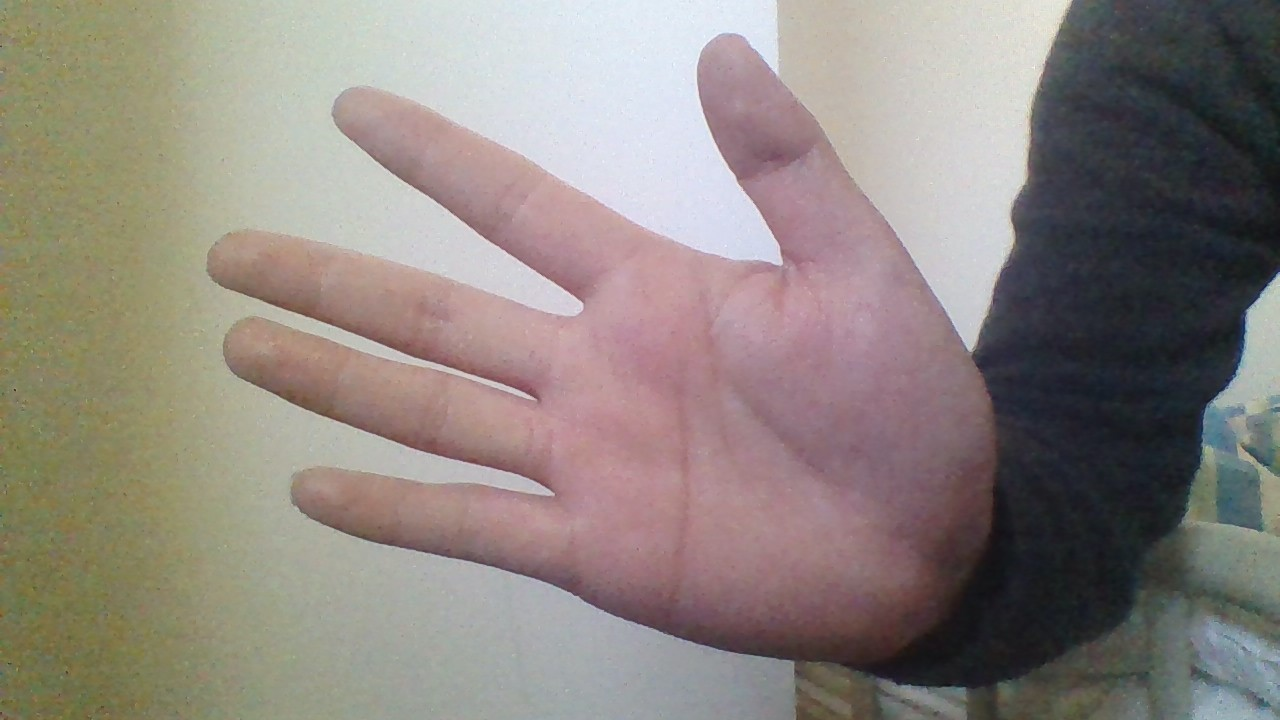
#> input picture hand.jpg, 1280 x 720 px
$ python -i image_segment.py   (imports and definitions only)   (older library calls are emulated)
#> lines starting #> are read from the running program, lines starting #| are printed output that depends on the picture; after the words box and inside, x2 and y2 are one past the last pixel; in counts of white or black regions, pixels touching at a corner belong together
#> further down, picture is the input picture: shape (720, 1280, 3); mean B, G, R 127.6, 133.4, 142
'''
This script is used to segment the hand from the video stream with the skin color and track the touch position

It includes:
1. Use Otsu threshold to segment the hand part
2. Use Convexity Defects to get touch point
3. Draw the movements in a drawing board
'''


def threshold_masking(bgr_img):
    """Get the mask for the bgr_img
    1. Use Otsu thresholding
    2. Erode and dilate to remove noise
    3. Get the area with the max contour

    Arguments:
        bgr_img {np.array} -- [BGR Image]

    Returns:
        mask [np.array] -- [0/255 Mask]
        max_contour [3-d array] -- [The contour of the mask]
        masked_image [np.array] -- [Adopt the mask to the input bgr image]
    """
    # Convert to YCrCb
    img_ycrcb = cv2.cvtColor(bgr_img, cv2.COLOR_BGR2YCR_CB)
#> img_ycrcb: shape (720, 1280, 3); mean of channels 0, 1, 2 135.3, 132.7, 123.6

    # Otsu Thresholding
    _, mask = cv2.threshold(img_ycrcb[:, :, 1], 0, 255,
                            cv2.THRESH_BINARY | cv2.THRESH_OTSU)
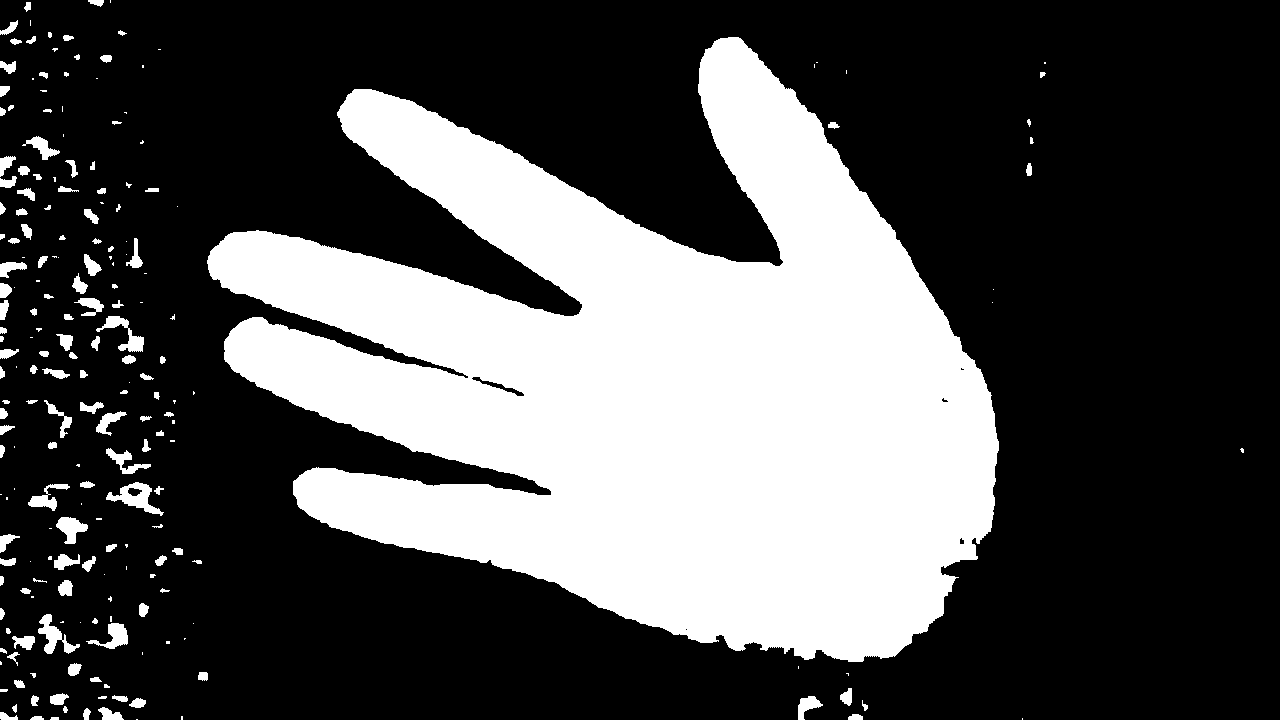
#> mask: shape (720, 1280); 31.4% white; 213 white regions (75 under 20 px), largest, box (x1, y1, x2, y2) and area: (207, 37, 999, 662) 274361, (106, 482, 164, 516) 741, (38, 614, 80, 654) 615

    # Erode or dilate the edges that has been removed
    kernel_size = min(bgr_img.shape[0], bgr_img.shape[1]) // 50
#> kernel_size = 14
    element = cv2.getStructuringElement(cv2.MORPH_RECT,
                                        (kernel_size, kernel_size))
    mask = cv2.erode(mask, element)
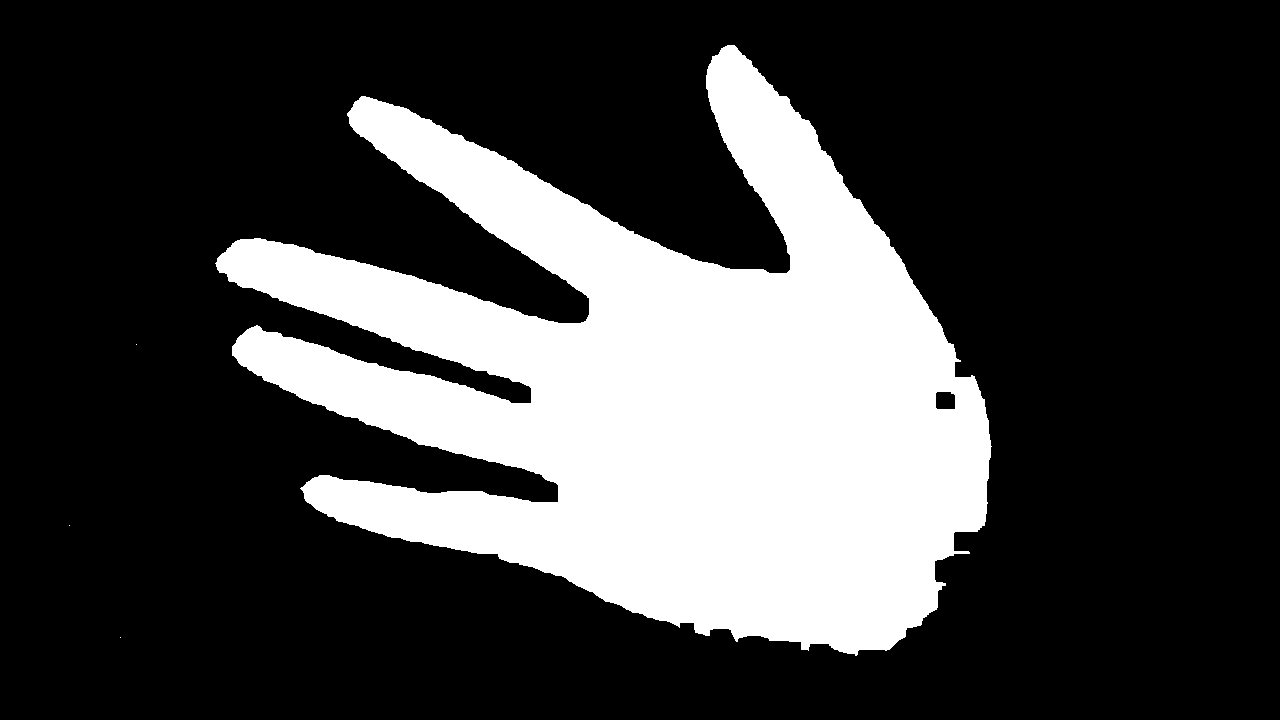
#> mask: shape (720, 1280); 25.8% white; 4 white regions (3 under 20 px), largest, box (x1, y1, x2, y2) and area: (215, 45, 992, 656) 238211
    mask = cv2.dilate(mask, element)
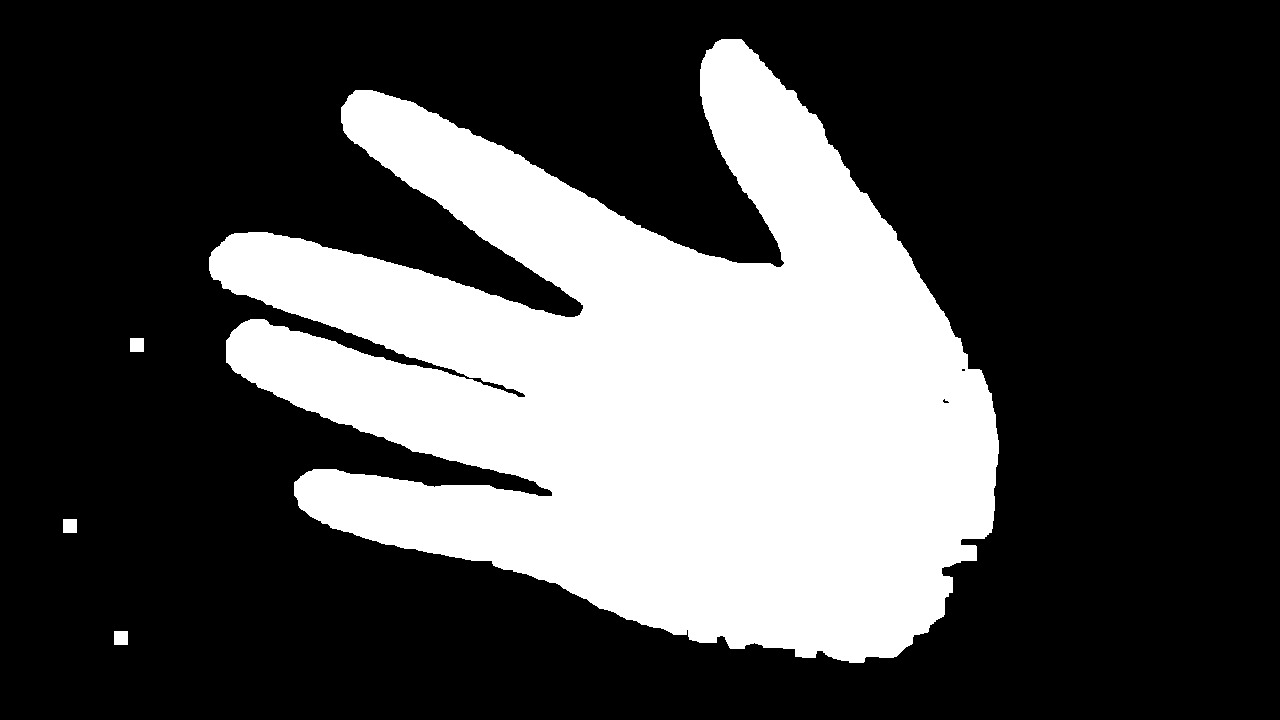
#> mask: shape (720, 1280); 29.8% white; 4 white regions

    # Get the all contours, CHAIN_APPROX_NONE means get all the points
    _, contours, _ = cv2.findContours(mask, cv2.RETR_CCOMP,
                                      cv2.CHAIN_APPROX_NONE)
#> contours = 6 contours, 1 with area under 20; largest, box (x1, y1, x2, y2) and area: (209, 39, 999, 663) 271772, (114, 631, 128, 645) 169, (63, 519, 77, 533) 169, (130, 338, 144, 352) 169, (942, 398, 950, 404) 20
    max_contour = None

    # Get the contour with max area
    if len(contours) > 0:
        max_index = 0
        max_val = -1
        for idx, c in enumerate(contours):
            if cv2.contourArea(c) > max_val:
                max_val = cv2.contourArea(c)
                max_index = idx
#> this loop made 6 passes
#> (max_val, max_index) on passes 1, 4: (169, 0), (271771.5, 3)
#> after the loop, max_index = 3; max_val = 271771.5

        max_contour = contours[max_index]
#> max_contour = contour of 4103 points, box (x1, y1, x2, y2) (209, 39, 999, 663), area 271772

        # Draw the max contours area and fill it
        canvas = np.zeros(mask.shape).astype('uint8')
        mask = cv2.drawContours(canvas, contours, max_index, 255, -1)
#> mask: shape (720, 1280); 29.7% white; 1 white region, box (x1, y1, x2, y2) and area: (209, 39, 999, 663) 273824

    masked_image = cv2.bitwise_and(bgr_img, bgr_img, mask=mask)
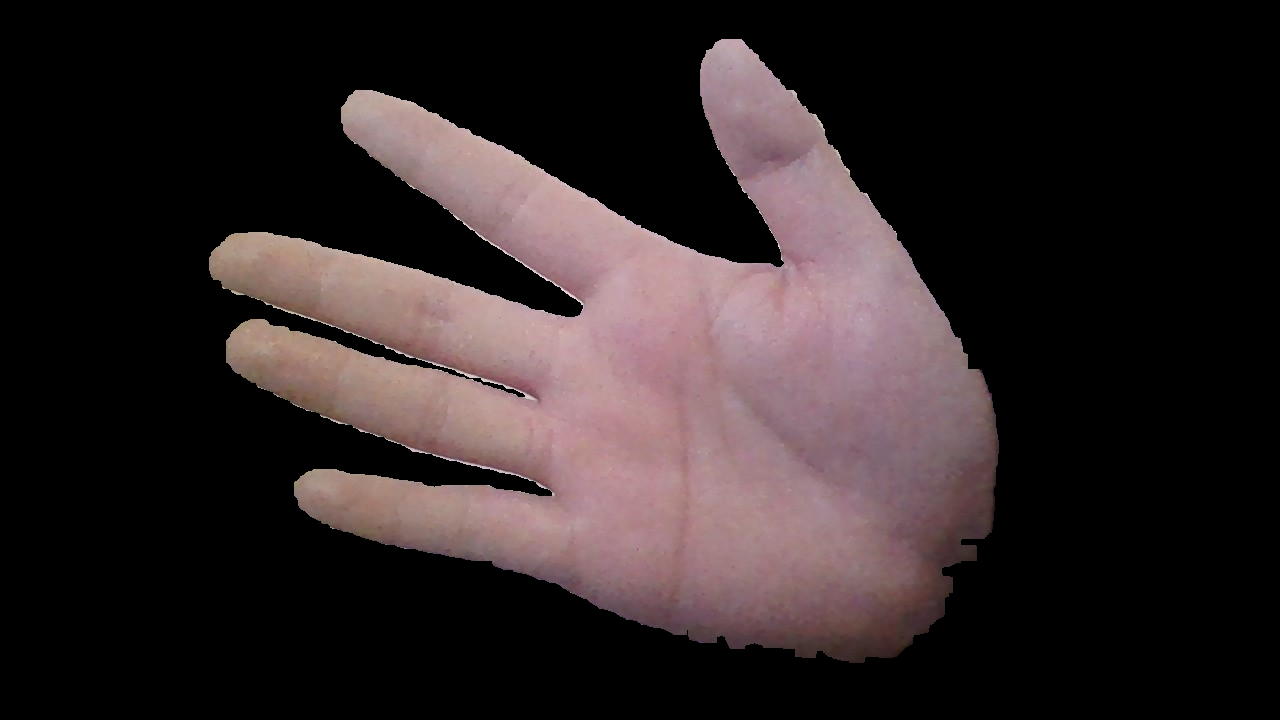
#> masked_image: shape (720, 1280, 3); mean B, G, R 38.5, 37.6, 47.1

    return mask, max_contour, masked_image


import cv2
import numpy as np

# [54 lines not run here, left out]

>>> import cv2
>>> picture = cv2.imread('hand.jpg')
>>> result = threshold_masking(picture)
